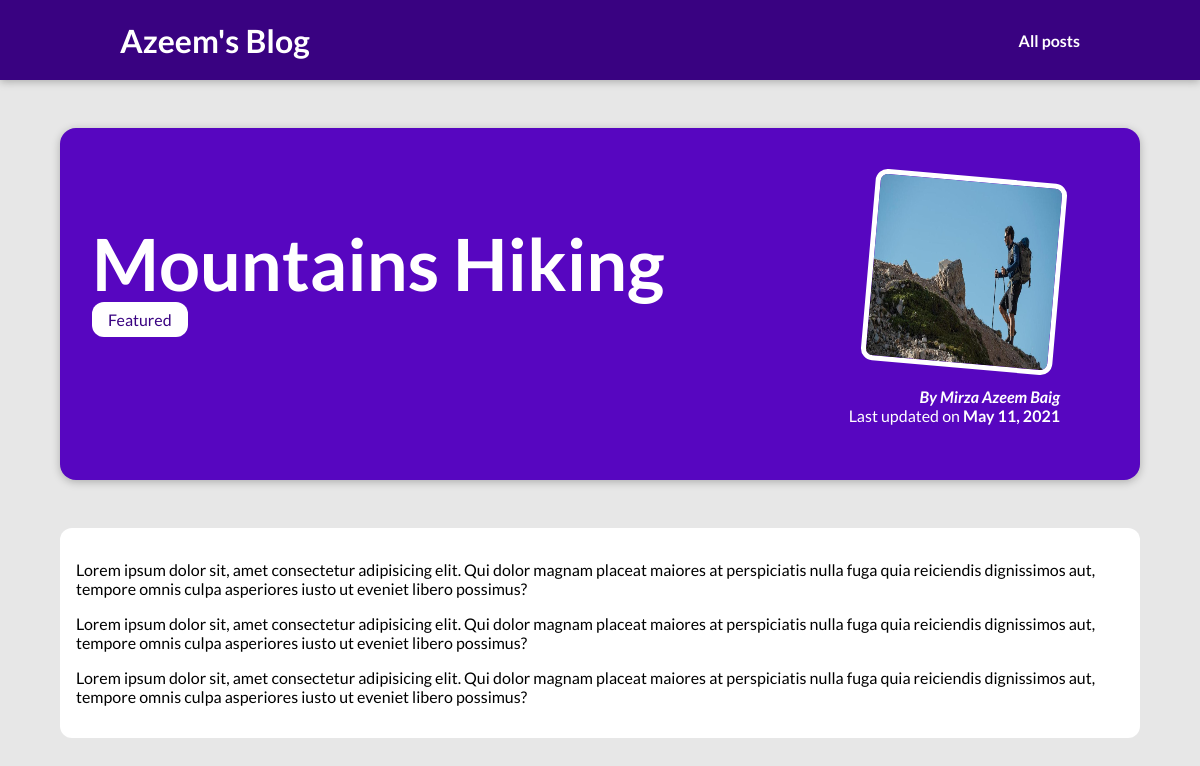
Page /posts/mountains-hiking on the committed database.
### blog/models.py (models this page shows, shortened)
class Post(models.Model):
    title = models.CharField(max_length=150,null=False)
    excerpt = models.CharField(max_length=200,null=False)
    imageName = models.CharField(max_length=100)
    date = models.DateField(auto_now=True)
    slug = models.SlugField(unique=True,max_length=100)
    content = models.TextField()
    author = models.ForeignKey(Author, on_delete=models.SET_NULL,null=True,related_name="posts")
    tags = models.ManyToManyField(Tag)
    class Meta:
        verbose_name = "Post"
        verbose_name_plural = "Posts"

class Tag(models.Model):
    caption = models.CharField(max_length=20)
    class Meta:
        verbose_name = "Tag"
        verbose_name_plural = "Tags"
    def __str__(self):
        return self.caption

class Author(models.Model):
    firstName = models.CharField(max_length=25)
    lastName = models.CharField(max_length=25)
    email = models.EmailField()
    class Meta:
        verbose_name = "Author"
        verbose_name_plural = "Authors"
    def __str__(self):
        return self.firstName + " " + self.lastName

### blog/views.py (the view)
# urls.py: path('posts/<slug:slug>',views.post_detail,name="post-details")
def post_detail(request, slug):
    post = get_object_or_404(Post, slug=slug)
    return render(request,'blog/post-detail.html',{"post":post,"postTags":post.tags.all()})

### blog/templates/blog/post-detail.html (shortened to what this page needs)
{% extends 'base.html' %}
{% load static %}
{% block css_files %}
<link rel="stylesheet" href="{% static 'blog/post-detail.css' %}">
{% endblock css_files %}
{% block content %}
<section id="summary">
<h2>{{post.title}}</h2>
<div>
<span class="tag">
{% for tags in postTags %}
{{tags}}
{% endfor %}
</span>
</div>
<article>
<img src="{% static 'blog/images/'|add:post.imageName %}" alt="{{post.title}}">
<address>By <a href="mailto:{{post.author.email}}">{{post.author}}</a></address>
<div>
Last updated on <time>{{post.date}}</time></div>
</article>
</section>
<main>
{{post.content | linebreaks}}
</main>
{% endblock content %}

### static/app.css (style rules this page uses)
* { box-sizing: border-box; }
html { font-family: 'Lato', sans-serif; }
body { margin: 0; }
h1,h2,h3 { font-family: 'Lato', sans-serif; font-weight: bold; }

### blog/static/blog/post-detail.css (style rules this page uses)
body { background-color: #e7e7e7; }
#summary { margin: 8rem auto 3rem auto; padding: 2rem; width:90%; max-width: 90rem; border-radius: 16px; background-color: #5706c0; position: relative; box-shadow: 0 2px 8px rgba(0, 0, 0, 0.25); height: 22rem; }
#summary h2 { color:white; font-size: 4.5rem; margin-bottom: 0.25rem; }
#summary article { position: absolute; top:2rem; right:3rem; padding: 1rem 2rem; border-radius: 12px; text-align: right; color:white; }
#summary article img { width: 12rem; height: 12rem; border-radius: 12px; transform:rotateZ(5deg); border:5px solid white; margin-bottom: 1rem; }
#summary address { font-weight: bold; }
#summary a { text-decoration: none; color:white }
#summary time { font-weight: bold; }
main { width: 90%; max-width:90rem; margin:3rem auto; background-color: white; padding:1rem; border-radius: 12px; box-shadow: 0 2xp 8px rgba(0, 0, 0, 0.25); }
.tag { background-color: white; color:#390281; padding: 0.5rem 1rem; border-radius: 12px; }

### rows in the picture
Post: title "Mountains Hiking", imageName (picture), author "Mirza Azeem Baig", date "May 11, 2021", content "Lorem ipsum dolor sit, amet consectetur adipisicing elit. Qui dolor magnam placeat maiores at perspiciatis nulla fuga quia reiciendis dignissimos aut, tempore omnis culpa asperiores iusto ut eveniet libero possimus? Lorem ipsum dolor sit, amet consectetur adipisicing elit. Qui dolor magnam placeat maiores at perspiciatis nulla fuga quia reiciendis dignissimos aut, tempore omnis culpa asperiores iusto ut eveniet libero possimus? Lorem ipsum dolor sit, amet consectetur adipisicing elit. Qui dolor magnam placeat maiores at perspiciatis nulla fuga quia reiciendis dignissimos aut, tempore omnis culpa asperiores iusto ut eveniet libero possimus?"
Tag: caption "Featured"
